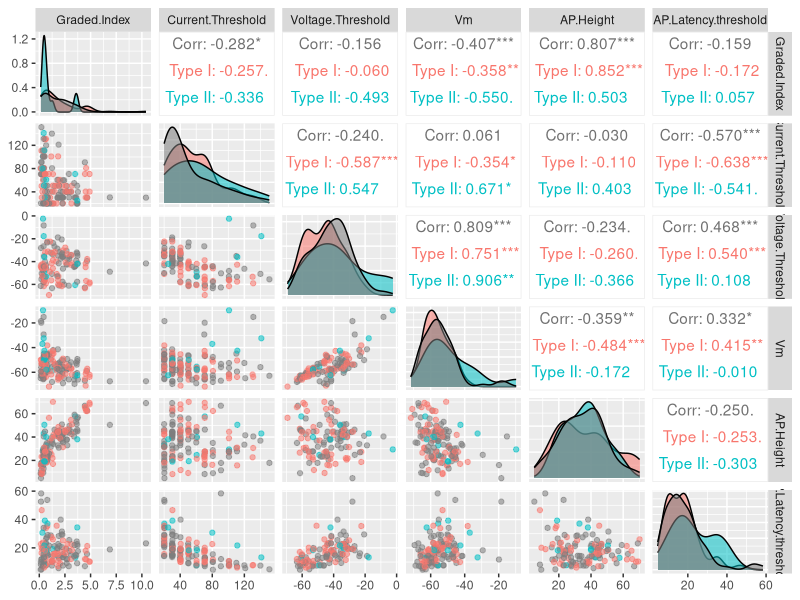

This figure's R source: (Note: this script raises an error after producing the figure.)
### DESCRIPTION ###############################################################
# Statistical assessment of biophysical features of SGN spike subtypes
### PREAMBLE ##################################################################
library(stats);
library(GGally);
library(lme4);
library(plyr);
setwd('/Users/alex/Library/Mobile\ Documents/com~apple~CloudDocs/Documents/project-SGN-biophysics');

### SGN ANALYSIS ##############################################################
### LOAD DATA #################################################################
sgn_data <- read.delim(
    "Derived/2022-03-21_SGN_ephys_morphology_spreadsheet.txt"
    );
### FORMAT DATA ###############################################################
colnames(sgn_data) # Show output
sgn_cc_features <- c("Graded.Index", "Current.Threshold",
                          "Voltage.Threshold", "Vm", "AP.Height",
                          "AP.Latency.threshold");
sgn_vc_features <- c("Peak.Current", "SS.Current", "ss.30", "ss.max", "g.30",
                     "gmax", "Vmid", "g30.gmax", "Outward.inactivation.tau");

sgn_data$SGN.Type[sgn_data$SGN.Type == ""]     <- NA;
sgn_data$Spike.Type[sgn_data$Spike.Type == ""] <- NA;

sgn_data$SGN.Type   <- factor(sgn_data$SGN.Type);
sgn_data$Spike.Type <- factor(sgn_data$Spike.Type);

### RUN STATISTICS ############################################################
## Hypothesis 1: Type I and Type II have different biophysical properties
ggpairs(sgn_data,
        columns = sgn_cc_features,
        aes(color = sgn_data$SGN.Type,
            alpha = 0.5)); ## Show output

# Normality Test
shapiro.test(sgn_data$Vm);
shapiro.test(sgn_data$Vm[sgn_data$SGN.Type == 'Type I']);
shapiro.test(sgn_data$Vm[sgn_data$SGN.Type == 'Type II']);

# Pairwise statistics
wilcox.test(formula = Vm ~ SGN.Type,
            data = sgn_data,
            na.action = "na.omit"); # Show output

# Write function
sgn_type_wilcox_stats <- function(feature) {
    wilcox.stat <- wilcox.test(formula = sgn_data[, feature] ~ SGN.Type,
                               data = sgn_data,
                               na.action = "na.omit");
    stat_summary <- data.frame(
        feature = feature,
        wilcox.p = wilcox.stat$p.value,
        wilcox.statistic = wilcox.stat$statistic
        );
    return(stat_summary);
    }

## Hypothesis 2: Type I Spike Types have differential properties
type_I_sgn_data <- subset(sgn_data, sgn_data$SGN.Type == 'Type I');
type_I_sgn_data <- subset(sgn_data, sgn_data$Spike.Type != 'Graded');

aov_object <- aov(Current.Threshold ~ Spike.Type, data = type_I_sgn_data);

TukeyHSD(aov_object); # Shot output

# Write function
spike_type_tukeyhsd_stats <- function(feature) {
    
    type_I_sgn_data <- subset(sgn_data, sgn_data$SGN.Type == 'Type I');
    type_I_sgn_data <- subset(sgn_data, sgn_data$Spike.Type != 'Graded');
    
    aov_object <- aov(type_I_sgn_data[, feature] ~ Spike.Type, data = type_I_sgn_data);
    
    tukeyhsd_stats <- as.data.frame(TukeyHSD(aov_object)$Spike.Type);
    tukeyhsd_stats$pairwise <- row.names(tukeyhsd_stats);
    tukeyhsd_stats$feature <- feature;
    
    return(tukeyhsd_stats);
    }

## Hypothesis 3: Biophysical properties are associated w/ CDR
# By SGN Type
aov_cdr <- aov(CDR ~ Spike.Type, data = sgn_data);
TukeyHSD(aov_cdr); # Shot output

# Current clamp properties
lm_object <- lm(CDR ~ Current.Threshold, data = sgn_data);
summary(lm_object);

# Write function
sgn_cdr_lm_stats <- function(feature) {
    
    type_I_sgn_data <- subset(sgn_data, sgn_data$SGN.Type == 'Type I');
    aov_cdr <- aov(CDR ~ type_I_sgn_data[, feature], data = type_I_sgn_data);
    aov_summary <- summary(aov_cdr)
    
    stat_summary <- data.frame(
        feature = feature,
        aov.p = aov_summary[[1]]$`Pr(>F)`[1],
        aov.statistic = aov_summary[[1]]$`F value`[1]
        );
    return(stat_summary);
}

## Hypothesis 4: Biophysical properties are associated w/ age of animal
lm_object <- lm(AP.Latency ~ Age, data = sgn_data);
summary(lm_object);

# Model Comparison between AB and A model
# Format to omit NAs from data, update to impute medians
sgn_data_na_omit <- sgn_data[!(is.na(sgn_data$CDR) |
                                   is.na(sgn_data$AP.Latency.threshold)),];

AB.lm <- lm(CDR ~ Age + AP.Latency.threshold, data = sgn_data_na_omit);
A.lm  <- lm(CDR ~ Age + 1, data = sgn_data_na_omit);

# Tests whether the addition of effect provides additional information
lm_pval             <- as.data.frame(anova(AB.lm,A.lm))$`Pr(>F)`[2];
eta_squared         <- eta_squared(AB.lm)[1,2]; # Effect size
within.cluster.var  <- vcov(AB.lm)[2,2];

# Write function
sgn_cdr_lm_age_ancova <- function(feature) {
    
    sgn_data_na_omit <- sgn_data[!(is.na(sgn_data$CDR) |
                                       is.na(sgn_data[, feature])),];
    
    AB.lm <- lm(CDR ~ Age + sgn_data_na_omit[, feature], data = sgn_data_na_omit);
    A.lm  <- lm(CDR ~ Age + 1, data = sgn_data_na_omit);
    
    # Tests whether the addition of effect provides additional information
    lm_pval             <- as.data.frame(anova(AB.lm, A.lm))$`Pr(>F)`[2];
    eta_squared         <- eta_squared(AB.lm)[1,2]; # Effect size
    within_cluster_var  <- vcov(AB.lm)[2,2];
    
    stat_summary <- data.frame(
        feature = feature,
        lm_pval = lm_pval,
        eta_squared = eta_squared,
        within_cluster_var = within_cluster_var
        );
    return(stat_summary);
    }

### ITERATE STATISTICS #########################################################
cc_sgn_type_stats      <- NULL;
cc_spike_type_stats    <- NULL;
cc_sgn_cdr_stats       <- NULL;
cc_sgn_cdr_age_stats   <- NULL;

vc_sgn_type_stats      <- NULL;
vc_spike_type_stats    <- NULL;
vc_sgn_cdr_stats       <- NULL;
vc_sgn_cdr_age_stats   <- NULL;

# Gather CC stats
for (i in 1:length(sgn_cc_features)) {
    feature_sgn_type_stats      <- sgn_type_wilcox_stats(sgn_cc_features[i]);
    feature_spike_type_stats    <- spike_type_tukeyhsd_stats(sgn_cc_features[i]);
    feature_sgn_cdr_stats       <- sgn_cdr_lm_stats(sgn_cc_features[i]);
    feature_cdr_age_stats       <- sgn_cdr_lm_age_ancova(sgn_cc_features[i]);
    
    cc_sgn_type_stats      <- rbind.fill(cc_sgn_type_stats, feature_sgn_type_stats);
    cc_spike_type_stats    <- rbind.fill(cc_spike_type_stats, feature_spike_type_stats);
    cc_sgn_cdr_stats       <- rbind.fill(cc_sgn_cdr_stats, feature_sgn_cdr_stats);
    cc_sgn_cdr_age_stats   <- rbind.fill(cc_sgn_cdr_age_stats, feature_cdr_age_stats);
    }

# Gather VC stats
for (i in 1:length(sgn_vc_features)) {
    feature_sgn_type_stats      <- sgn_type_wilcox_stats(sgn_vc_features[i]);
    feature_spike_type_stats    <- spike_type_tukeyhsd_stats(sgn_vc_features[i]);
    feature_sgn_cdr_stats       <- sgn_cdr_lm_stats(sgn_vc_features[i]);
    feature_cdr_age_stats       <- sgn_cdr_lm_age_ancova(sgn_vc_features[i]);
    
    vc_sgn_type_stats      <- rbind.fill(vc_sgn_type_stats, feature_sgn_type_stats);
    vc_spike_type_stats    <- rbind.fill(vc_spike_type_stats, feature_spike_type_stats);
    vc_sgn_cdr_stats       <- rbind.fill(vc_sgn_cdr_stats, feature_sgn_cdr_stats);
    vc_sgn_cdr_age_stats   <- rbind.fill(vc_sgn_cdr_age_stats, feature_cdr_age_stats);
    }
### SAVE FILE ##################################################################
write.table(cc_sgn_type_stats, 'Derived/cc_sgn_type_stats.txt', sep = '\t');
write.table(cc_spike_type_stats, 'Derived/cc_spike_type_stats.txt', sep = '\t');
write.table(cc_sgn_cdr_stats, 'Derived/cc_sgn_cdr_stats.txt', sep = '\t');
write.table(cc_sgn_cdr_age_stats, 'Derived/cc_sgn_cdr_age_stats.txt', sep = '\t');

write.table(vc_sgn_type_stats, 'Derived/vc_sgn_type_stats.txt', sep = '\t');
write.table(vc_spike_type_stats, 'Derived/vc_spike_type_stats.txt', sep = '\t');
write.table(vc_sgn_cdr_stats, 'Derived/vc_sgn_cdr_stats.txt', sep = '\t');
write.table(vc_sgn_cdr_age_stats, 'Derived/vc_sgn_cdr_age_stats.txt', sep = '\t');
### END ########################################################################
